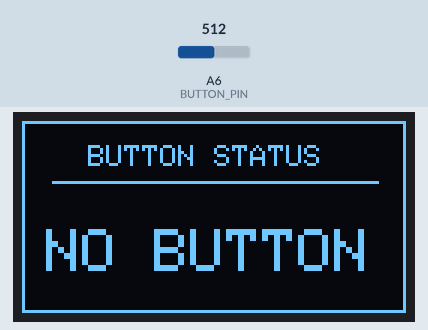
The sketch below on a simulated Arduino Nano, built with avr-gcc and run on an emulated ATmega328P. Shown: 128×64 one-colour display. The test bench sets the inputs (shaded band); at power-on: A6 (BUTTON_PIN) = 512. What the sketch prints to the serial monitor is not drawn.

Above: at 1.2 s.
1.3 s: A6 (BUTTON_PIN) set to 710
2.8 s: A6 (BUTTON_PIN) set to 742
At 3.6 s:
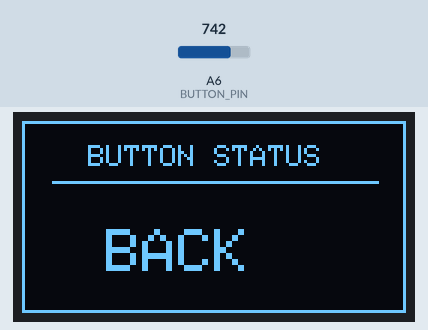
4.3 s: A6 (BUTTON_PIN) set to 790
At 5.3 s:
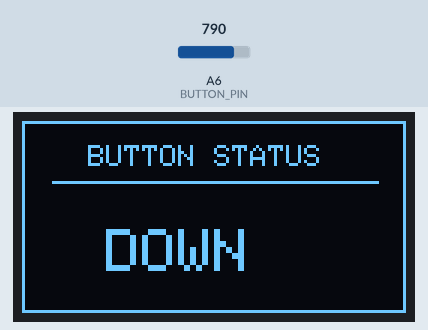
5.8 s: A6 (BUTTON_PIN) set to 816
At 6.5 s:
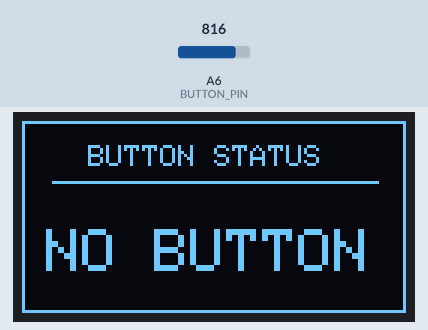
7.3 s: A6 (BUTTON_PIN) set to 735
At 8.3 s:
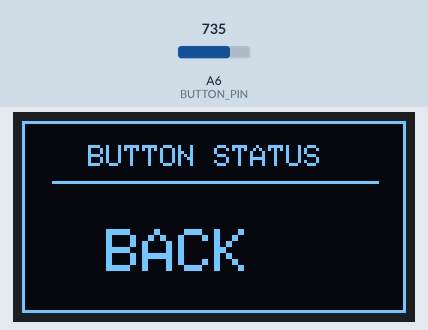
8.8 s: A6 (BUTTON_PIN) set to 716
At 10.1 s:
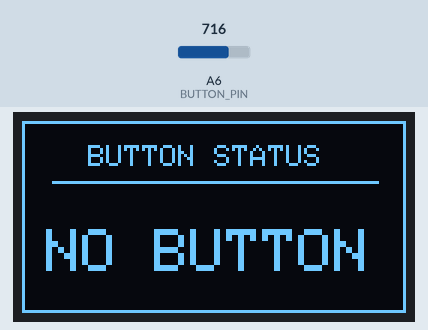
Timing chart, 0 to 11.3 s (numbered marks = the images above; inputs shaded):
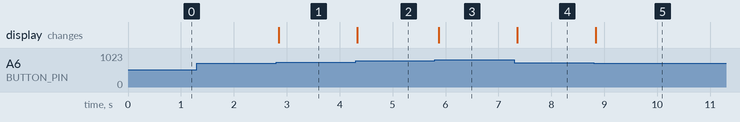

Measured:
- the behaviour switches between 724 and 725 on A6 (BUTTON_PIN) (found by bisection; images 0 and 1)
- the behaviour switches between 800 and 801 on A6 (BUTTON_PIN) (found by bisection; images 2 and 3)
- after the input at 1.3 s, every drawn part: stays the same
- after the input at 2.8 s, the display: changes after 0.05 s (image 1)
- after the input at 4.3 s, the display: changes at once (image 2)
- after the input at 5.8 s, the display: changes after 0.07 s (image 3)
- after the input at 7.3 s, the display: changes after 0.05 s (image 4)
- after the input at 8.8 s, the display: changes at once (image 5)

The sketch:

Practical_61.ino
```cpp
/*
==========================================
Practical-61 : Button -> Text Change
Auto-Botix Board
Button : A6
==========================================
*/

#include <Wire.h>
#include <Adafruit_GFX.h>
#include <Adafruit_SSD1306.h>

#define SCREEN_WIDTH 128
#define SCREEN_HEIGHT 64

#define BUTTON_PIN A6

Adafruit_SSD1306 display(SCREEN_WIDTH, SCREEN_HEIGHT, &Wire, -1);

String lastButton = "";

void setup()
{
  Serial.begin(9600);

  if (!display.begin(SSD1306_SWITCHCAPVCC, 0x3C))
  {
    Serial.println("OLED Failed");
    while (1);
  }

  display.clearDisplay();
  display.setTextColor(SSD1306_WHITE);
}

void loop()
{
  int value = analogRead(BUTTON_PIN);

  String button = "NO BUTTON";

  // UP (853 - 855)
  if (value >= 845 && value <= 865)
  {
    button = "UP";
  }
  // DOWN (789 - 790)
  else if (value >= 780 && value <= 800)
  {
    button = "DOWN";
  }
  // BACK (733 - 734)
  else if (value >= 725 && value <= 745)
  {
    button = "BACK";
  }
  // SELECT (931 - 932)
  else if (value >= 920 && value <= 945)
  {
    button = "SELECT";
  }

  // Sirf tab update karo jab button state change ho
  if (button != lastButton)
  {
    Serial.print("Value : ");
    Serial.print(value);
    Serial.print("   Button : ");
    Serial.println(button);

    display.clearDisplay();

    display.drawRect(0, 0, 128, 64, SSD1306_WHITE);

    display.setTextSize(1);
    display.setCursor(22, 8);
    display.println("BUTTON STATUS");

    display.drawLine(10, 20, 118, 20, SSD1306_WHITE);

    display.setTextSize(2);

    if (button == "UP")
      display.setCursor(42, 36);
    else if (button == "DOWN")
      display.setCursor(28, 36);
    else if (button == "BACK")
      display.setCursor(28, 36);
    else if (button == "SELECT")
      display.setCursor(16, 36);
    else
      display.setCursor(8, 36);

    display.println(button);

    display.display();

    lastButton = button;
  }

  delay(50);
}
```
